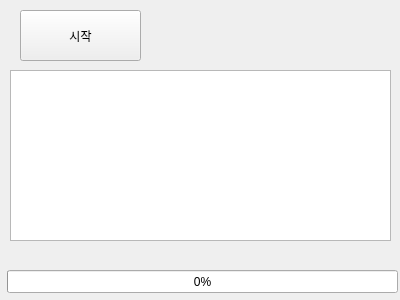
<?xml version="1.0" encoding="UTF-8"?>
<ui version="4.0">
 <class>Form</class>
 <widget class="QWidget" name="Form">
  <property name="geometry">
   <rect>
    <x>0</x>
    <y>0</y>
    <width>400</width>
    <height>300</height>
   </rect>
  </property>
  <property name="maximumSize">
   <size>
    <width>400</width>
    <height>300</height>
   </size>
  </property>
  <property name="windowTitle">
   <string>Form</string>
  </property>
  <widget class="QPushButton" name="btnStart">
   <property name="geometry">
    <rect>
     <x>20</x>
     <y>10</y>
     <width>121</width>
     <height>51</height>
    </rect>
   </property>
   <property name="text">
    <string>시작</string>
   </property>
  </widget>
  <widget class="QTextBrowser" name="txbLog">
   <property name="geometry">
    <rect>
     <x>10</x>
     <y>70</y>
     <width>381</width>
     <height>171</height>
    </rect>
   </property>
  </widget>
  <widget class="QProgressBar" name="pgbTask">
   <property name="geometry">
    <rect>
     <x>7</x>
     <y>270</y>
     <width>391</width>
     <height>23</height>
    </rect>
   </property>
   <property name="value">
    <number>0</number>
   </property>
  </widget>
 </widget>
 <resources/>
 <connections/>
</ui>
